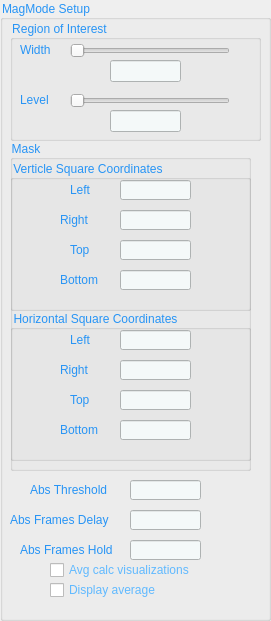
  <widget class="QGroupBox" name="groupBox_23">
   <property name="geometry">
    <rect>
     <x>1690</x>
     <y>10</y>
     <width>271</width>
     <height>621</height>
    </rect>
   </property>
   <property name="styleSheet">
    <string notr="true">QGroupBox{
	color: #2794f5;
}</string>
   </property>
   <property name="title">
    <string>MagMode Setup</string>
   </property>
   <widget class="QGroupBox" name="groupBox_24">
    <property name="geometry">
     <rect>
      <x>10</x>
      <y>20</y>
      <width>251</width>
      <height>121</height>
     </rect>
    </property>
    <property name="styleSheet">
     <string notr="true">QGroupBox{
	color: #2794f5;
}</string>
    </property>
    <property name="title">
     <string>Region of Interest</string>
    </property>
    <widget class="QLabel" name="label_57">
     <property name="geometry">
      <rect>
       <x>10</x>
       <y>20</y>
       <width>41</width>
       <height>20</height>
      </rect>
     </property>
     <property name="styleSheet">
      <string notr="true">QLabel{
	color: #2794f5;
}</string>
     </property>
     <property name="text">
      <string>Width</string>
     </property>
    </widget>
    <widget class="QSlider" name="horizontalSlider_6">
     <property name="geometry">
      <rect>
       <x>60</x>
       <y>20</y>
       <width>160</width>
       <height>22</height>
      </rect>
     </property>
     <property name="orientation">
      <enum>Qt::Horizontal</enum>
     </property>
    </widget>
    <widget class="QLineEdit" name="lineEdit_48">
     <property name="geometry">
      <rect>
       <x>100</x>
       <y>40</y>
       <width>71</width>
       <height>22</height>
      </rect>
     </property>
     <property name="styleSheet">
      <string notr="true">QLineEdit{
	background-color: #f4f9f9;
    background-image: url(url(:/new/Images/Chosen Button 1.png));
    background-attachment: fixed;
	color:#7ca2e6;
}</string>
     </property>
    </widget>
    <widget class="QLabel" name="label_58">
     <property name="geometry">
      <rect>
       <x>10</x>
       <y>70</y>
       <width>31</width>
       <height>20</height>
      </rect>
     </property>
     <property name="styleSheet">
      <string notr="true">QLabel{
	color: #2794f5;
}</string>
     </property>
     <property name="text">
      <string>Level</string>
     </property>
    </widget>
    <widget class="QSlider" name="horizontalSlider_7">
     <property name="geometry">
      <rect>
       <x>60</x>
       <y>70</y>
       <width>160</width>
       <height>22</height>
      </rect>
     </property>
     <property name="orientation">
      <enum>Qt::Horizontal</enum>
     </property>
    </widget>
    <widget class="QLineEdit" name="lineEdit_49">
     <property name="geometry">
      <rect>
       <x>100</x>
       <y>90</y>
       <width>71</width>
       <height>22</height>
      </rect>
     </property>
     <property name="styleSheet">
      <string notr="true">QLineEdit{
	background-color: #f4f9f9;
    background-image: url(url(:/new/Images/Chosen Button 1.png));
    background-attachment: fixed;
	color:#7ca2e6;
}</string>
     </property>
    </widget>
   </widget>
   <widget class="QGroupBox" name="groupBox_25">
    <property name="geometry">
     <rect>
      <x>10</x>
      <y>140</y>
      <width>241</width>
      <height>331</height>
     </rect>
    </property>
    <property name="styleSheet">
     <string notr="true">QGroupBox{
	color: #2794f5;
}</string>
    </property>
    <property name="title">
     <string>Mask</string>
    </property>
    <widget class="QGroupBox" name="groupBox_26">
     <property name="geometry">
      <rect>
       <x>0</x>
       <y>20</y>
       <width>241</width>
       <height>151</height>
      </rect>
     </property>
     <property name="styleSheet">
      <string notr="true">QGroupBox{
	color: #2794f5;
}</string>
     </property>
     <property name="title">
      <string>Verticle Square Coordinates</string>
     </property>
     <widget class="QLabel" name="label_59">
      <property name="geometry">
       <rect>
        <x>60</x>
        <y>20</y>
        <width>31</width>
        <height>20</height>
       </rect>
      </property>
      <property name="styleSheet">
       <string notr="true">QLabel{
	color: #2794f5;
}</string>
      </property>
      <property name="text">
       <string>Left</string>
      </property>
     </widget>
     <widget class="QLineEdit" name="lineEdit_50">
      <property name="geometry">
       <rect>
        <x>110</x>
        <y>20</y>
        <width>71</width>
        <height>20</height>
       </rect>
      </property>
      <property name="styleSheet">
       <string notr="true">QLineEdit{
	background-color: #f4f9f9;
    background-image: url(url(:/new/Images/Chosen Button 1.png));
    background-attachment: fixed;
	color:#7ca2e6;
}</string>
      </property>
      <property name="text">
       <string/>
      </property>
     </widget>
     <widget class="QLineEdit" name="lineEdit_51">
      <property name="geometry">
       <rect>
        <x>110</x>
        <y>50</y>
        <width>71</width>
        <height>20</height>
       </rect>
      </property>
      <property name="styleSheet">
       <string notr="true">QLineEdit{
	background-color: #f4f9f9;
    background-image: url(url(:/new/Images/Chosen Button 1.png));
    background-attachment: fixed;
	color:#7ca2e6;
}</string>
      </property>
      <property name="text">
       <string/>
      </property>
     </widget>
     <widget class="QLabel" name="label_60">
      <property name="geometry">
       <rect>
        <x>50</x>
        <y>50</y>
        <width>41</width>
        <height>20</height>
       </rect>
      </property>
      <property name="styleSheet">
       <string notr="true">QLabel{
	color: #2794f5;
}</string>
      </property>
      <property name="text">
       <string>Right</string>
      </property>
     </widget>
     <widget class="QLineEdit" name="lineEdit_52">
      <property name="geometry">
       <rect>
        <x>110</x>
        <y>80</y>
        <width>71</width>
        <height>20</height>
       </rect>
      </property>
      <property name="styleSheet">
       <string notr="true">QLineEdit{
	background-color: #f4f9f9;
    background-image: url(url(:/new/Images/Chosen Button 1.png));
    background-attachment: fixed;
	color:#7ca2e6;
}</string>
      </property>
      <property name="text">
       <string/>
      </property>
     </widget>
     <widget class="QLabel" name="label_61">
      <property name="geometry">
       <rect>
        <x>60</x>
        <y>80</y>
        <width>31</width>
        <height>20</height>
       </rect>
      </property>
      <property name="styleSheet">
       <string notr="true">QLabel{
	color: #2794f5;
}</string>
      </property>
      <property name="text">
       <string>Top</string>
      </property>
     </widget>
     <widget class="QLineEdit" name="lineEdit_53">
      <property name="geometry">
       <rect>
        <x>110</x>
        <y>110</y>
        <width>71</width>
        <height>20</height>
       </rect>
      </property>
      <property name="styleSheet">
       <string notr="true">QLineEdit{
	background-color: #f4f9f9;
    background-image: url(url(:/new/Images/Chosen Button 1.png));
    background-attachment: fixed;
	color:#7ca2e6;
}</string>
      </property>
      <property name="text">
       <string/>
      </property>
     </widget>
     <widget class="QLabel" name="label_62">
      <property name="geometry">
       <rect>
        <x>50</x>
        <y>110</y>
        <width>41</width>
        <height>20</height>
       </rect>
      </property>
      <property name="styleSheet">
       <string notr="true">QLabel{
	color: #2794f5;
}</string>
      </property>
      <property name="text">
       <string>Bottom</string>
      </property>
     </widget>
    </widget>
    <widget class="QGroupBox" name="groupBox_27">
     <property name="geometry">
      <rect>
       <x>0</x>
       <y>170</y>
       <width>241</width>
       <height>151</height>
      </rect>
     </property>
     <property name="styleSheet">
      <string notr="true">QGroupBox{
	color: #2794f5;
}</string>
     </property>
     <property name="title">
      <string>Horizontal Square Coordinates</string>
     </property>
     <widget class="QLabel" name="label_63">
      <property name="geometry">
       <rect>
        <x>60</x>
        <y>20</y>
        <width>31</width>
        <height>20</height>
       </rect>
      </property>
      <property name="styleSheet">
       <string notr="true">QLabel{
	color: #2794f5;
}</string>
      </property>
      <property name="text">
       <string>Left</string>
      </property>
     </widget>
     <widget class="QLineEdit" name="lineEdit_54">
      <property name="geometry">
       <rect>
        <x>110</x>
        <y>20</y>
        <width>71</width>
        <height>20</height>
       </rect>
      </property>
      <property name="styleSheet">
       <string notr="true">QLineEdit{
	background-color: #f4f9f9;
    background-image: url(url(:/new/Images/Chosen Button 1.png));
    background-attachment: fixed;
	color:#7ca2e6;
}</string>
      </property>
      <property name="text">
       <string/>
      </property>
     </widget>
     <widget class="QLineEdit" name="lineEdit_55">
      <property name="geometry">
       <rect>
        <x>110</x>
        <y>50</y>
        <width>71</width>
        <height>20</height>
       </rect>
      </property>
      <property name="styleSheet">
       <string notr="true">QLineEdit{
	background-color: #f4f9f9;
    background-image: url(url(:/new/Images/Chosen Button 1.png));
    background-attachment: fixed;
	color:#7ca2e6;
}</string>
      </property>
      <property name="text">
       <string/>
      </property>
     </widget>
     <widget class="QLabel" name="label_64">
      <property name="geometry">
       <rect>
        <x>50</x>
        <y>50</y>
        <width>41</width>
        <height>20</height>
       </rect>
      </property>
      <property name="styleSheet">
       <string notr="true">QLabel{
	color: #2794f5;
}</string>
      </property>
      <property name="text">
       <string>Right</string>
      </property>
     </widget>
     <widget class="QLineEdit" name="lineEdit_56">
      <property name="geometry">
       <rect>
        <x>110</x>
        <y>80</y>
        <width>71</width>
        <height>20</height>
       </rect>
      </property>
      <property name="styleSheet">
       <string notr="true">QLineEdit{
	background-color: #f4f9f9;
    background-image: url(url(:/new/Images/Chosen Button 1.png));
    background-attachment: fixed;
	color:#7ca2e6;
}</string>
      </property>
      <property name="text">
       <string/>
      </property>
     </widget>
     <widget class="QLabel" name="label_65">
      <property name="geometry">
       <rect>
        <x>60</x>
        <y>80</y>
        <width>31</width>
        <height>20</height>
       </rect>
      </property>
      <property name="styleSheet">
       <string notr="true">QLabel{
	color: #2794f5;
}</string>
      </property>
      <property name="text">
       <string>Top</string>
      </property>
     </widget>
     <widget class="QLineEdit" name="lineEdit_57">
      <property name="geometry">
       <rect>
        <x>110</x>
        <y>110</y>
        <width>71</width>
        <height>20</height>
       </rect>
      </property>
      <property name="styleSheet">
       <string notr="true">QLineEdit{
	background-color: #f4f9f9;
    background-image: url(url(:/new/Images/Chosen Button 1.png));
    background-attachment: fixed;
	color:#7ca2e6;
}</string>
      </property>
      <property name="text">
       <string/>
      </property>
     </widget>
     <widget class="QLabel" name="label_66">
      <property name="geometry">
       <rect>
        <x>50</x>
        <y>110</y>
        <width>41</width>
        <height>20</height>
       </rect>
      </property>
      <property name="styleSheet">
       <string notr="true">QLabel{
	color: #2794f5;
}</string>
      </property>
      <property name="text">
       <string>Bottom</string>
      </property>
     </widget>
    </widget>
   </widget>
   <widget class="QLabel" name="label_71">
    <property name="geometry">
     <rect>
      <x>30</x>
      <y>480</y>
      <width>91</width>
      <height>20</height>
     </rect>
    </property>
    <property name="styleSheet">
     <string notr="true">QLabel{
	color: #2794f5;
}</string>
    </property>
    <property name="text">
     <string>Abs Threshold</string>
    </property>
   </widget>
   <widget class="QLineEdit" name="lineEdit_62">
    <property name="geometry">
     <rect>
      <x>130</x>
      <y>480</y>
      <width>71</width>
      <height>20</height>
     </rect>
    </property>
    <property name="styleSheet">
     <string notr="true">QLineEdit{
	background-color: #f4f9f9;
    background-image: url(url(:/new/Images/Chosen Button 1.png));
    background-attachment: fixed;
	color:#7ca2e6;
}</string>
    </property>
    <property name="text">
     <string/>
    </property>
   </widget>
   <widget class="QLineEdit" name="lineEdit_74">
    <property name="geometry">
     <rect>
      <x>130</x>
      <y>510</y>
      <width>71</width>
      <height>20</height>
     </rect>
    </property>
    <property name="styleSheet">
     <string notr="true">QLineEdit{
	background-color: #f4f9f9;
    background-image: url(url(:/new/Images/Chosen Button 1.png));
    background-attachment: fixed;
	color:#7ca2e6;
}</string>
    </property>
    <property name="text">
     <string/>
    </property>
   </widget>
   <widget class="QLabel" name="label_83">
    <property name="geometry">
     <rect>
      <x>10</x>
      <y>510</y>
      <width>111</width>
      <height>20</height>
     </rect>
    </property>
    <property name="styleSheet">
     <string notr="true">QLabel{
	color: #2794f5;
}</string>
    </property>
    <property name="text">
     <string>Abs Frames Delay</string>
    </property>
   </widget>
   <widget class="QLineEdit" name="lineEdit_75">
    <property name="geometry">
     <rect>
      <x>130</x>
      <y>540</y>
      <width>71</width>
      <height>20</height>
     </rect>
    </property>
    <property name="styleSheet">
     <string notr="true">QLineEdit{
	background-color: #f4f9f9;
    background-image: url(url(:/new/Images/Chosen Button 1.png));
    background-attachment: fixed;
	color:#7ca2e6;
}</string>
    </property>
    <property name="text">
     <string/>
    </property>
   </widget>
   <widget class="QLabel" name="label_84">
    <property name="geometry">
     <rect>
      <x>20</x>
      <y>540</y>
      <width>101</width>
      <height>20</height>
     </rect>
    </property>
    <property name="styleSheet">
     <string notr="true">QLabel{
	color: #2794f5;
}</string>
    </property>
    <property name="text">
     <string>Abs Frames Hold</string>
    </property>
   </widget>
   <widget class="QCheckBox" name="checkBox_21">
    <property name="geometry">
     <rect>
      <x>50</x>
      <y>560</y>
      <width>151</width>
      <height>20</height>
     </rect>
    </property>
    <property name="styleSheet">
     <string notr="true">QCheckBox{
	color:#60b9ff;
}
QCheckBox::indicator:unchecked{
	
    image: url(:/images/uncheck2.png);
}
QCheckBox::indicator:checked{
	
    image: url(:/images/check2.png);
}</string>
    </property>
    <property name="text">
     <string>Avg calc visualizations</string>
    </property>
   </widget>
   <widget class="QCheckBox" name="checkBox_22">
    <property name="geometry">
     <rect>
      <x>50</x>
      <y>580</y>
      <width>121</width>
      <height>20</height>
     </rect>
    </property>
    <property name="styleSheet">
     <string notr="true">QCheckBox{
	color:#60b9ff;
}
QCheckBox::indicator:unchecked{
	
    image: url(:/images/uncheck2.png);
}
QCheckBox::indicator:checked{
	
    image: url(:/images/check2.png);
}</string>
    </property>
    <property name="text">
     <string>Display average</string>
    </property>
   </widget>
  </widget>
